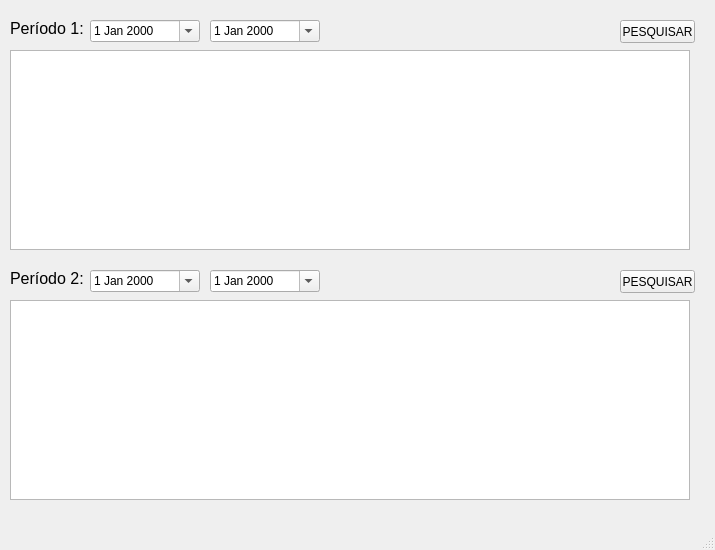
<?xml version="1.0" encoding="UTF-8"?>
<ui version="4.0">
 <class>MainWindow</class>
 <widget class="QMainWindow" name="MainWindow">
  <property name="geometry">
   <rect>
    <x>0</x>
    <y>0</y>
    <width>715</width>
    <height>550</height>
   </rect>
  </property>
  <property name="windowTitle">
   <string>Comparativo de Receitas</string>
  </property>
  <widget class="QWidget" name="centralwidget">
   <widget class="QDateEdit" name="dateEditInicio_1">
    <property name="geometry">
     <rect>
      <x>90</x>
      <y>20</y>
      <width>110</width>
      <height>22</height>
     </rect>
    </property>
    <property name="calendarPopup">
     <bool>true</bool>
    </property>
   </widget>
   <widget class="QDateEdit" name="dateEditFim_1">
    <property name="geometry">
     <rect>
      <x>210</x>
      <y>20</y>
      <width>110</width>
      <height>22</height>
     </rect>
    </property>
    <property name="calendarPopup">
     <bool>true</bool>
    </property>
   </widget>
   <widget class="QLabel" name="labelPeriodo_1">
    <property name="geometry">
     <rect>
      <x>10</x>
      <y>20</y>
      <width>81</width>
      <height>16</height>
     </rect>
    </property>
    <property name="font">
     <font>
      <pointsize>12</pointsize>
     </font>
    </property>
    <property name="text">
     <string>Período 1:</string>
    </property>
   </widget>
   <widget class="QPushButton" name="pushButtonPesquisar_1">
    <property name="geometry">
     <rect>
      <x>620</x>
      <y>20</y>
      <width>75</width>
      <height>23</height>
     </rect>
    </property>
    <property name="text">
     <string>PESQUISAR</string>
    </property>
   </widget>
   <widget class="QTableWidget" name="tableWidgetComparativo_1">
    <property name="geometry">
     <rect>
      <x>10</x>
      <y>50</y>
      <width>680</width>
      <height>200</height>
     </rect>
    </property>
   </widget>
   <widget class="QDateEdit" name="dateEditFim_2">
    <property name="geometry">
     <rect>
      <x>210</x>
      <y>270</y>
      <width>110</width>
      <height>22</height>
     </rect>
    </property>
    <property name="calendarPopup">
     <bool>true</bool>
    </property>
   </widget>
   <widget class="QDateEdit" name="dateEditInicio_2">
    <property name="geometry">
     <rect>
      <x>90</x>
      <y>270</y>
      <width>110</width>
      <height>22</height>
     </rect>
    </property>
    <property name="calendarPopup">
     <bool>true</bool>
    </property>
   </widget>
   <widget class="QLabel" name="labelPeriodo_2">
    <property name="geometry">
     <rect>
      <x>10</x>
      <y>270</y>
      <width>81</width>
      <height>16</height>
     </rect>
    </property>
    <property name="font">
     <font>
      <pointsize>12</pointsize>
     </font>
    </property>
    <property name="text">
     <string>Período 2:</string>
    </property>
   </widget>
   <widget class="QTableWidget" name="tableWidgetComparativo_2">
    <property name="geometry">
     <rect>
      <x>10</x>
      <y>300</y>
      <width>680</width>
      <height>200</height>
     </rect>
    </property>
   </widget>
   <widget class="QPushButton" name="pushButtonPesquisar_2">
    <property name="geometry">
     <rect>
      <x>620</x>
      <y>270</y>
      <width>75</width>
      <height>23</height>
     </rect>
    </property>
    <property name="text">
     <string>PESQUISAR</string>
    </property>
   </widget>
  </widget>
  <widget class="QMenuBar" name="menubar">
   <property name="geometry">
    <rect>
     <x>0</x>
     <y>0</y>
     <width>715</width>
     <height>21</height>
    </rect>
   </property>
  </widget>
  <widget class="QStatusBar" name="statusbar"/>
 </widget>
 <resources/>
 <connections/>
</ui>
